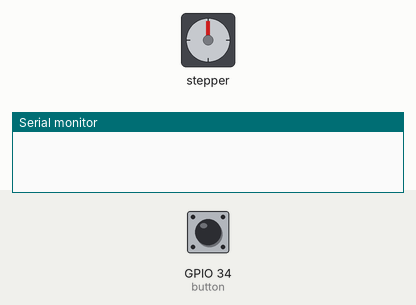
This sketch was run on a simulated ESP32. Shown: stepper motor, the last lines printed to the serial monitor. Wiring (inferred from the names in the program): stepper motor (2056 steps per turn assumed): coils GPIO 26, GPIO 32, GPIO 33, GPIO 25. The test bench sets the inputs (shaded band); at power-on: GPIO 34 (button) LOW.

Above: at 1.2 s.
1.3 s: GPIO 34 (button) pulled HIGH for 0.15 s
At 1.76 s:
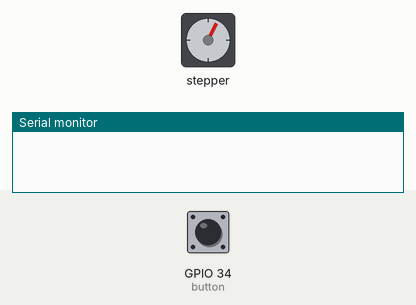
At 2.36 s:
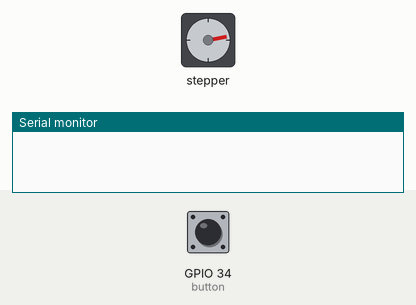
4.4 s: GPIO 34 (button) pulled HIGH for 3.2 s
10.6 s: GPIO 34 (button) pulled HIGH for 1 s
At 16.0 s:
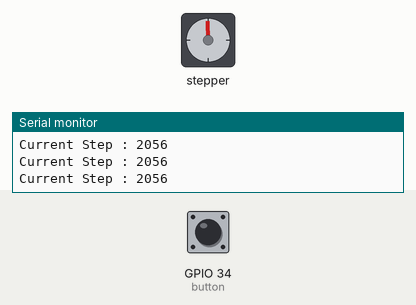
Timing chart, 0 to 17.5 s (numbered marks = the images above; inputs shaded):
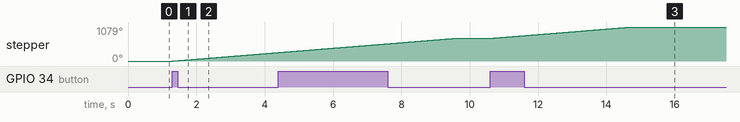

The sketch:

spin.ino
```cpp
#define button  34
#define a 26
#define b 32
#define c 33
#define d 25
const int STEPS = 2056;
int pins[]={a,b,c,d};
void setup() {
  // put your setup code here, to run once:
  Serial.begin(9600);
  pinMode(button, INPUT);
  pinMode(a, OUTPUT);
  pinMode(b, OUTPUT);
  pinMode(c, OUTPUT);
  pinMode(d, OUTPUT);
}
int currentStep=0;
int currentMotor=0;
void loop() {
  // put your main code here, to run repeatedly:
  if(digitalRead(button)==HIGH){
    currentStep = 0;
    while(currentStep<STEPS){
      currentMotor = currentStep % 4;
      digitalWrite(pins[currentMotor],HIGH);
      delay(2);
      digitalWrite(pins[currentMotor],LOW);
      currentStep++;
    }
    Serial.print("Current Step : ");
    Serial.println(currentStep);
  }
}
```

Measured:
- after the input at 1.3 s, stepper: keeps turning clockwise at about 88°/s, starting at once
- after the input at 10.6 s, stepper: turns 360° clockwise in 4.1 s, starting at once
